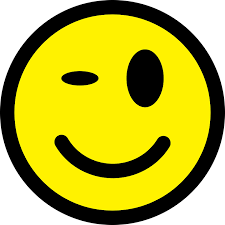
%> input picture 1/index.png, 225 x 225 px
$ octave lab11.m   (GNU Octave 9; MATLAB toolbox functions it lacks are replaced by stand-ins)
%> lines starting %> are read from the running program, lines starting %| are printed output that depends on the picture
RGB = imread('index.png');
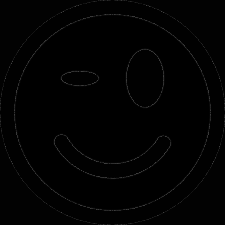
%> RGB: size 225x225 uint8; min 0, max 65, mean 1.9
o=im2double(RGB);
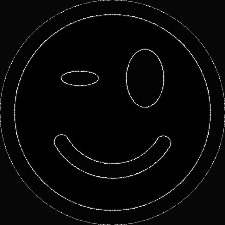
%> o: size 225x225 double; min 0, max 0.255, mean 0.00756; drawn with min black and max white
%z=imshow(o)
p = 0.1
A = zeros(size(o,1), size(o,2), 'double');
filtr = [-1/12, -1/6, -1/12; -1/6, 1, -1/6; -1/12, -1/6, -1/12];
for n=2:size(o,1)-1
    for m=2:size(o,2)-1
        part = [o(n-1,m-1), o(n-1,m), o(n-1, m+1); o(n, m-1), o(n, m), o(n, m+1); o(n+1, m-1), o(n+1, m), o(n+1,m+1)];
        z = part*filtr;
        sum = 0;
        for i=1:size(z,1)
            for j=1:size(z,2)
                if (z(i,j) > p)
                    sum=sum+z(i,j);
                end
            end
        end
        if ( sum>p )
            A(n,m) = sum;
        end
    end
end
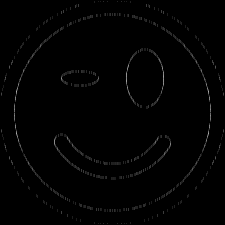
%> A: size 225x225 double; min 0, max 0.664, mean 0.00875

imshow(A)
